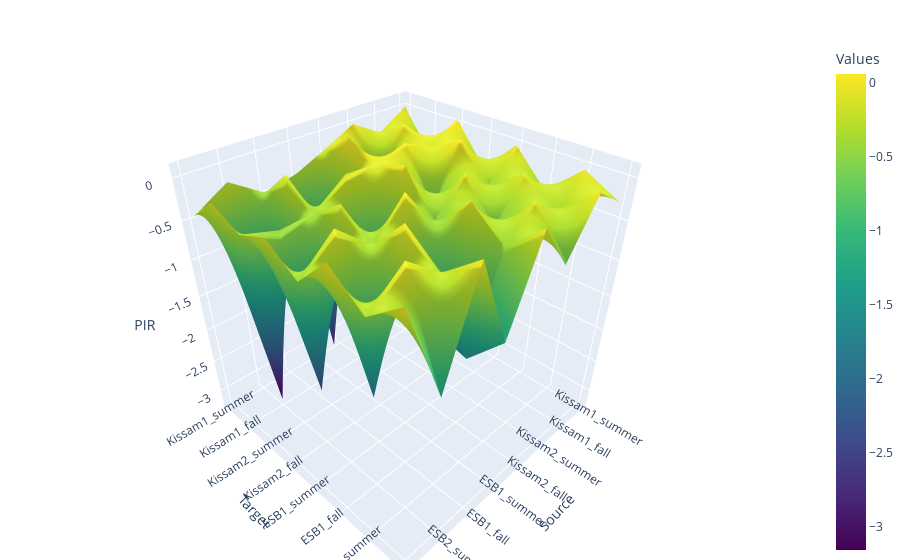

Notebook code for this chart:
### Code cell
# Create 3D bar plot using Plotly
fig = go.Figure()

# Add surface plot
fig.add_trace(go.Surface(
    z=df.values,
    x=df.columns,
    y=index_labels,
    colorscale='Viridis',  # choose a colorscale
    colorbar=dict(title='Values'),
))

# Update layout
fig.update_layout(
    scene=dict(
        xaxis=dict(title='Source'),
        yaxis=dict(title='Target'),
        zaxis=dict(title='PIR'),
    ),
    margin=dict(l=0, r=0, b=0, t=40),
)

# Show the plot
fig.show()

### Figure 1 — Plotly figure (JSON) as saved in the notebook; plotly's stock layout.template omitted (floating-point values rounded to 4 significant figures)
{"data": [{"colorbar": {"title": {"text": "Values"}}, "colorscale": [[0, "#440154"], [0.1111, "#482878"], [0.2222, "#3e4989"], [0.3333, "#31688e"], [0.4444, "#26828e"], [0.5556, "#1f9e89"], [0.6667, "#35b779"], [0.7778, "#6ece58"], [0.8889, "#b5de2b"], [1, "#fde725"]], "type": "surface", "x": ["Kissam1_summer", "Kissam1_fall", "Kissam2_summer", "Kissam2_fall", "ESB1_summer", "ESB1_fall", "ESB2_summer", "ESB2_fall"], "y": ["Kissam1_summer", "Kissam1_fall", "Kissam2_summer", "Kissam2_fall", "ESB1_summer", "ESB1_fall", "ESB2_summer", "ESB2_fall"], "z": [[0, -0.2385, -0.006001, -0.2024, -0.3821, -0.4781, -0.1939, -0.4452], [-0.5152, 0, -0.7649, 0.06036, -2.765, -0.1073, -3.157, -0.1185], [0.05595, -0.174, 0, -0.1147, -0.1031, -0.3995, -0.4348, -0.3071], [-0.4432, 0.04452, -0.6989, 0, -1.653, -0.1318, -2.386, -0.1563], [-0.02647, -0.4175, -0.08301, -0.5511, 0, -0.4202, -0.05523, -0.428], [-0.4486, -0.08837, -0.636, -0.07701, -1.495, 0, -1.871, -0.01606], [-0.04621, -0.3737, -0.09483, -0.4542, -1.623, -0.3304, 0, -0.3415], [-0.2756, -0.01374, -0.6585, -0.04928, -1.142, 0.01416, -1.243, 0]]}], "layout": {"margin": {"b": 0, "l": 0, "r": 0, "t": 40}, "scene": {"xaxis": {"title": {"text": "Source"}}, "yaxis": {"title": {"text": "Target"}}, "zaxis": {"title": {"text": "PIR"}}}}}
